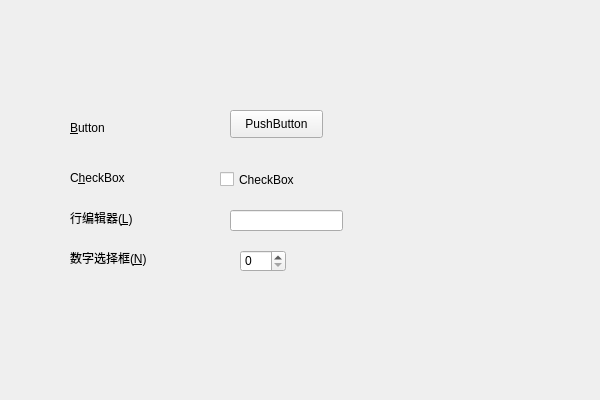
<?xml version="1.0" encoding="UTF-8"?>
<ui version="4.0">
 <class>MyWidgetClass</class>
 <widget class="QWidget" name="MyWidgetClass">
  <property name="geometry">
   <rect>
    <x>0</x>
    <y>0</y>
    <width>600</width>
    <height>400</height>
   </rect>
  </property>
  <property name="windowTitle">
   <string>MyWidget</string>
  </property>
  <widget class="QLabel" name="label">
   <property name="geometry">
    <rect>
     <x>70</x>
     <y>120</y>
     <width>72</width>
     <height>15</height>
    </rect>
   </property>
   <property name="text">
    <string>&amp;Button</string>
   </property>
   <property name="buddy">
    <cstring>pushButton</cstring>
   </property>
  </widget>
  <widget class="QLabel" name="label_2">
   <property name="geometry">
    <rect>
     <x>70</x>
     <y>170</y>
     <width>72</width>
     <height>15</height>
    </rect>
   </property>
   <property name="text">
    <string>C&amp;heckBox</string>
   </property>
   <property name="buddy">
    <cstring>checkBox</cstring>
   </property>
  </widget>
  <widget class="QLabel" name="label_3">
   <property name="geometry">
    <rect>
     <x>70</x>
     <y>210</y>
     <width>91</width>
     <height>16</height>
    </rect>
   </property>
   <property name="text">
    <string>行编辑器(&amp;L)</string>
   </property>
   <property name="buddy">
    <cstring>lineEdit</cstring>
   </property>
  </widget>
  <widget class="QLabel" name="label_4">
   <property name="geometry">
    <rect>
     <x>70</x>
     <y>250</y>
     <width>101</width>
     <height>16</height>
    </rect>
   </property>
   <property name="text">
    <string>数字选择框(&amp;N)</string>
   </property>
   <property name="buddy">
    <cstring>spinBox</cstring>
   </property>
  </widget>
  <widget class="QPushButton" name="pushButton">
   <property name="geometry">
    <rect>
     <x>230</x>
     <y>110</y>
     <width>93</width>
     <height>28</height>
    </rect>
   </property>
   <property name="text">
    <string>PushButton</string>
   </property>
  </widget>
  <widget class="QCheckBox" name="checkBox">
   <property name="geometry">
    <rect>
     <x>220</x>
     <y>170</y>
     <width>91</width>
     <height>19</height>
    </rect>
   </property>
   <property name="text">
    <string>CheckBox</string>
   </property>
  </widget>
  <widget class="QLineEdit" name="lineEdit">
   <property name="geometry">
    <rect>
     <x>230</x>
     <y>210</y>
     <width>113</width>
     <height>21</height>
    </rect>
   </property>
  </widget>
  <widget class="QSpinBox" name="spinBox">
   <property name="geometry">
    <rect>
     <x>240</x>
     <y>250</y>
     <width>46</width>
     <height>22</height>
    </rect>
   </property>
  </widget>
 </widget>
 <layoutdefault spacing="6" margin="11"/>
 <resources>
  <include location="MyWidget.qrc"/>
 </resources>
 <connections/>
</ui>
